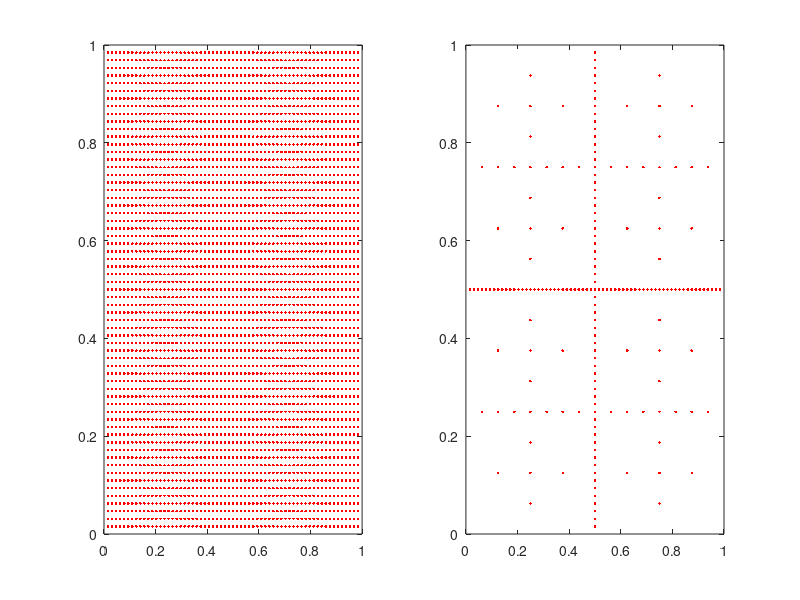

The MATLAB source for this figure:
% Plotting Grid
close all
clc

% Setting Lev

Lev=6;

% Uniform grid for 2D and ignoring Deg
xx=zeros(2^Lev,1);
count=1;
for l=0:Lev
    for c=0:2^max(l-1,0)-1
        if l==0
            h=1/2;
            xx(count)=0.5;
        else
            h=1/2^(l-1);
            xx(count)=(h*c+h*c+h)/2;
        end
        
        
        count=count+1;
    end
end

% Full Grid is generated by 1D xx
[FullGridX,FullGridY]=meshgrid(xx);


count=1;
% Sparse Grid is generated by combination of xx and yy
for lx=0:Lev
    for ly=0:Lev-lx
        for cx=0:2^max(lx-1,0)-1
            for cy=0:2^max(ly-1,0)-1
                if lx==0
                    h=1/2;
                    xx(count)=0.5;
                else
                    h=1/2^(lx-1);
                    xx(count)=(h*cx+h*cx+h)/2;
                end
                
                if ly==0
                    h=1/2;
                    yy(count)=0.5;
                else
                    h=1/2^(ly-1);
                    yy(count)=(h*cy+h*cy+h)/2;
                end
                
                
                
                count=count+1;
            end
        end
    end
end

figure;
subplot(1,2,1)
plot(FullGridX(:),FullGridY(:),'r.')
subplot(1,2,2)
plot(xx,yy,'r.')

DOF_FG=size(FullGridX(:),1);
DOF_SG=size(xx,1);
'DOF comparison is as follows'

[DOF_FG DOF_SG]
